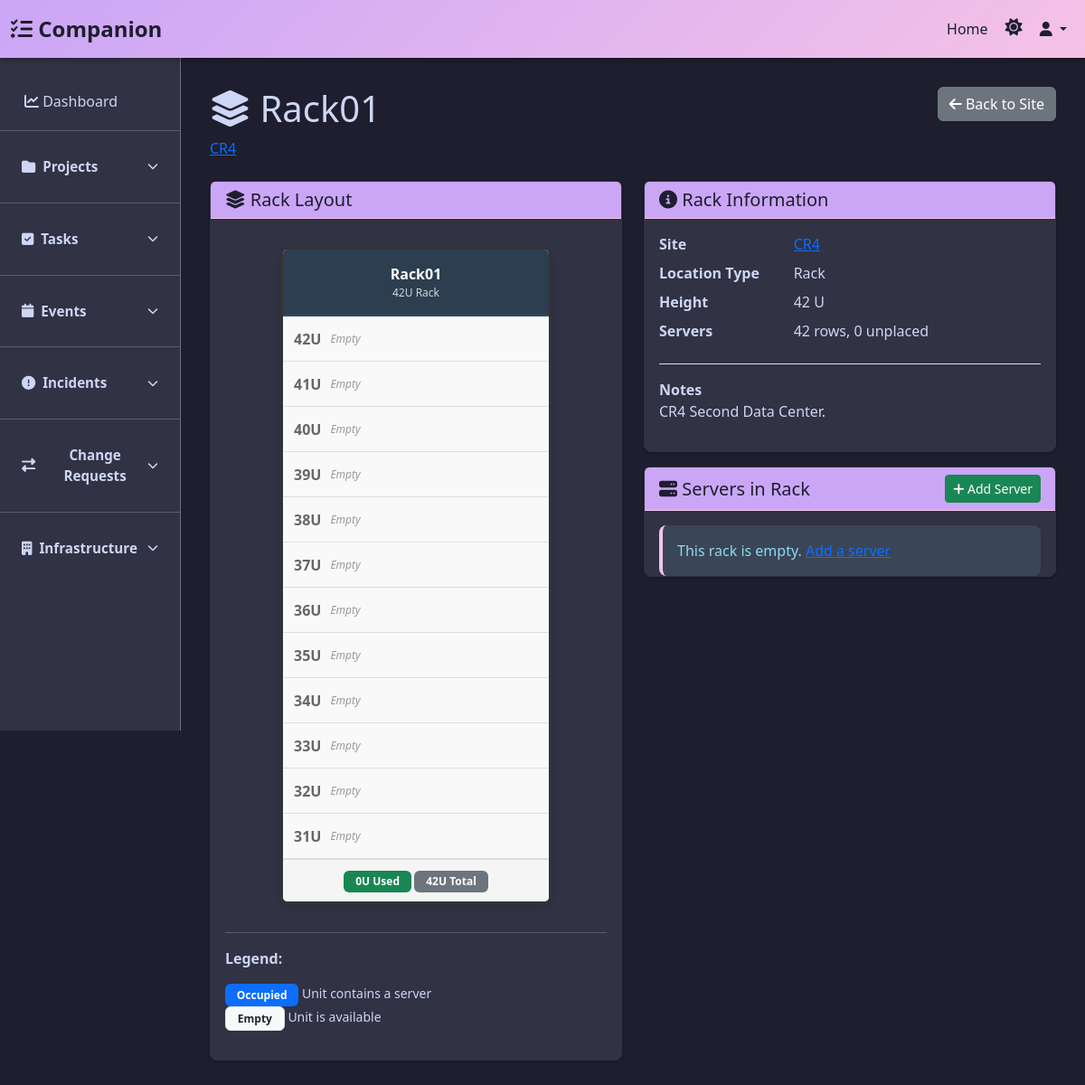
Page /infrastructure/racks/3/ on the committed database.
### inframan/models.py (models this page shows, shortened)
class Location(models.Model):
    site = models.ForeignKey(Site, on_delete=models.CASCADE, related_name='locations')
    name = models.CharField(max_length=100)
    location_type = models.CharField(
        max_length=20,
        choices=[
            ('rack', 'Rack'),
            ('room', 'Room'),
            ('cabinet', 'Cabinet'),
            ('cage', 'Cage'),
            ('other', 'Other'),
        ],
        default='rack'
    )
    row = models.CharField(max_length=20, blank=True, null=True)
    number = models.CharField(max_length=20, blank=True, null=True)
    capacity = models.IntegerField(blank=True, null=True, help_text="Number of U height")
    notes = models.TextField(blank=True, null=True)
    created_at = models.DateTimeField(auto_now_add=True)
    updated_at = models.DateTimeField(auto_now=True)
    class Meta:
        ordering = ['site', 'name']
        verbose_name = 'Location'
        verbose_name_plural = 'Locations'

class Site(models.Model):
    name = models.CharField(max_length=255, unique=True)
    code = models.CharField(max_length=20, unique=True)
    country = models.ForeignKey(Country, on_delete=models.PROTECT, related_name='sites')
    city = models.CharField(max_length=100)
    address = models.TextField(blank=True, null=True)
    phone = models.CharField(max_length=20, blank=True, null=True)
    contact_person = models.CharField(max_length=255, blank=True, null=True)
    contact_email = models.EmailField(blank=True, null=True)
    notes = models.TextField(blank=True, null=True)
    created_at = models.DateTimeField(auto_now_add=True)
    updated_at = models.DateTimeField(auto_now=True)
    class Meta:
        ordering = ['name']
        verbose_name = 'Site'
        verbose_name_plural = 'Sites'

### inframan/views.py (the view)
# urls.py: path('racks/<int:pk>/', views.rack_detail, name='rack_detail'),
def rack_detail(request, pk):
    location = get_object_or_404(Location, pk=pk)
    height = location.capacity or 42
    servers = list(location.servers.all())
    slot_map = {}
    unassigned = []
    for srv in servers:
        if srv.rack_position:
            for u in range(srv.rack_position, srv.rack_position + (srv.rack_units or 1)):
                slot_map[u] = srv
        else:
            unassigned.append(srv)
    rows = []
    u = height
    while u >= 1:
        srv = slot_map.get(u)
        if srv and srv.rack_position == u:
            span = srv.rack_units or 1
            rows.append({'u': u, 'server': srv, 'span': span, 'empty': False})
            u -= span
        elif srv:
            u -= 1  # continuation slot, already covered by the block above
        else:
            rows.append({'u': u, 'server': None, 'span': 1, 'empty': True})
            u -= 1
    return render(request, 'inframan/rack_detail.html', {
        'location': location,
        'height': height,
        'rows': rows,
        'unassigned': unassigned,
        'placed': sorted([s for s in servers if s.rack_position], key=lambda s: -s.rack_position),
        'used_units': sum(s.rack_units or 1 for s in servers if s.rack_position),
    })

### templates/inframan/rack_detail.html (shortened to what this page needs)
{% extends 'shiro/base.html' %}
{% block content %}
<div class="row mb-4">
    <div class="col-lg-8">
        <h1 class="mb-2"><i class="fas fa-layer-group"></i> {{ location.name }}</h1>
        <p class="text-muted mb-0">
            <a href="{% url 'inframan:site_detail' location.site.pk %}">{{ location.site.name }}</a>
        </p>
    </div>
    <div class="col-lg-4 text-end">
        <a href="{% url 'inframan:site_detail' location.site.pk %}" class="btn btn-secondary">
            <i class="fas fa-arrow-left"></i> Back to Site
        </a>
    </div>
</div>
<div class="row">
    <div class="col-lg-6 mb-4">
        <div class="card">
            <div class="card-header"><h5 class="mb-0"><i class="fas fa-layer-group"></i> Rack Layout</h5></div>
            <div class="card-body">
                <div class="rack-visualization">
                    <div class="rack-container">
                        <div class="rack-header">
                            <div class="rack-title">{{ location.name }}</div>
                            <div class="rack-units-label">{{ height }}U Rack</div>
                        </div>
                        <div class="rack-body">
                            {% for row in rows %}
                                {% if row.empty %}
                                <div class="rack-unit" data-unit="{{ row.u }}">
                                    <div class="unit-number">{{ row.u }}U</div>
                                    <div class="empty-slot">Empty</div>
                                </div>
                                {% endif %}
                            {% endfor %}
                        </div>
                        <div class="rack-footer">
                            <small>
                                <span class="badge bg-success">{{ used_units }}U Used</span>
                                <span class="badge bg-secondary">{{ height|add:"0" }}U Total</span>
                            </small>
                        </div>
                    </div>
                </div>
                <hr>
                <div class="rack-legend">
                    <p><strong>Legend:</strong></p>
                    <ul class="small list-unstyled">
                        <li><span class="badge bg-primary">Occupied</span> Unit contains a server</li>
                        <li><span class="badge bg-light border text-dark">Empty</span> Unit is available</li>
                    </ul>
                </div>
            </div>
        </div>
    </div>
    <div class="col-lg-6 mb-4">
        <div class="card mb-3">
            <div class="card-header"><h5 class="mb-0"><i class="fas fa-info-circle"></i> Rack Information</h5></div>
            <div class="card-body">
                <dl class="row">
                    <dt class="col-sm-4">Site</dt>
                    <dd class="col-sm-8"><a href="{% url 'inframan:site_detail' location.site.pk %}">{{ location.site.name }}</a></dd>
                    <dt class="col-sm-4">Location Type</dt>
                    <dd class="col-sm-8">{{ location.get_location_type_display }}</dd>
                    <dt class="col-sm-4">Height</dt>
                    <dd class="col-sm-8">{{ height }} U</dd>
                    <dt class="col-sm-4">Servers</dt>
                    <dd class="col-sm-8">{{ rows|length|add:"0" }} rows, {{ unassigned|length }} unplaced</dd>
                </dl>
                {% if location.notes %}<div class="border-top pt-3"><strong>Notes</strong><p>{{ location.notes }}</p></div>{% endif %}
            </div>
        </div>
        <div class="card">
            <div class="card-header d-flex justify-content-between align-items-center">
                <h5 class="mb-0"><i class="fas fa-server"></i> Servers in Rack</h5>
                <a href="{% url 'inframan:server_create' %}" class="btn btn-sm btn-success"><i class="fas fa-plus"></i> Add Server</a>
            </div>
            <div class="card-body p-0">
                {% if placed or unassigned %}
                <div class="table-responsive">
                    <table class="table table-hover mb-0">
                        <thead class="table-light"><tr><th>U Position</th><th>Server Name</th><th>Height</th><th>Actions</th></tr></thead>
                        <tbody>
                            {% for srv in placed %}
                            <tr>
                                <td><strong>{{ srv.rack_position }}U</strong></td>
                                <td><a href="{% url 'inframan:server_detail' srv.pk %}">{{ srv.name }}</a></td>
                                <td><span class="badge bg-secondary">{{ srv.rack_units }}U</span></td>
                                <td><a href="{% url 'inframan:server_edit' srv.pk %}" class="btn btn-sm btn-warning"><i class="fas fa-pen"></i></a></td>
                            </tr>
                            {% endfor %}
                            {% for srv in unassigned %}
                            <tr class="table-warning">
                                <td><em>Unplaced</em></td>
                                <td><a href="{% url 'inframan:server_detail' srv.pk %}">{{ srv.name }}</a></td>
                                <td><span class="badge bg-secondary">{{ srv.rack_units }}U</span></td>
                                <td><a href="{% url 'inframan:server_edit' srv.pk %}" class="btn btn-sm btn-outline-primary"><i class="fas fa-location-dot"></i> Place</a></td>
                            </tr>
                            {% endfor %}
                        </tbody>
                    </table>
                </div>
                {% else %}
                <div class="alert alert-info m-3 mb-0">This rack is empty. <a href="{% url 'inframan:server_create' %}">Add a server</a></div>
                {% endif %}
            </div>
        </div>
    </div>
</div>
{% endblock %}

### templates/shiro/base.html (style rules this page uses)
:root { --dracula-background-light: #f7ede1; --dracula-foreground-light: #2d2a26; --dracula-selection-light: #ffffff; --dracula-comment-light: #8a8378; --dracula-red-light: #e5484d; --dracula-orange-light: #f5822a; --dracula-yellow-light: #d4a017; --dracula-green-light: #2fae5a; --dracula-purple-light: #f5822a; --dracula-cyan-light: #f5822a; --dracula-pink-light: #f5822a; --dracula-background: #1e1e2e; --dracula-foreground: #cdd6f4; --dracula-selection: #313244; --dracula-comment: #6c7086; --dracula-red: #f38ba8; --dracula-orange: #fab387; --dracula-yellow: #f9e2af; --dracula-green: #a6e3a1; --dracula-purple: #cba6f7; --dracula-cyan: #89dceb; --dracula-pink: #f5c2e7; }
body { font-family: 'Segoe UI', Tahoma, Geneva, Verdana, sans-serif; background-color: var(--dracula-background); color: var(--dracula-foreground); transition: background-color 0.3s ease, color 0.3s ease; }
.card { border: 1px solid var(--dracula-selection); background-color: var(--dracula-selection); color: var(--dracula-foreground); box-shadow: 0 1px 3px rgba(0,0,0,0.3); border-radius: 0.5rem; transition: all 0.3s ease; margin-bottom: 1.5rem; }
.card-header { background-color: var(--dracula-purple); color: #1e1e2e; border-bottom: 1px solid var(--dracula-pink); font-weight: 600; }
.badge { padding: 0.4rem 0.8rem; font-size: 0.75rem; font-weight: 600; }
.alert { border: none; border-radius: 0.5rem; border-left: 4px solid var(--dracula-pink); }
.alert-info { background-color: rgba(139, 233, 253, 0.1); color: var(--dracula-cyan); }

### templates/inframan/rack_detail.html (style rules this page uses)
.rack-visualization { display:flex;justify-content:center;padding:15px 0 }
.rack-container { background:linear-gradient(to right,#f5f5f5,#ffffff);border:3px solid #333;border-radius:8px;overflow:hidden;min-width:300px;box-shadow:0 4px 8px rgba(0,0,0,0.1) }
.rack-header { background:#2c3e50;color:white;padding:15px;text-align:center;border-bottom:2px solid #34495e }
.rack-title { font-weight:bold;font-size:16px }
.rack-units-label { font-size:12px;opacity:0.8 }
.rack-body { min-height:400px;max-height:600px;overflow-y:auto }
.rack-unit { display:flex;align-items:center;justify-content:space-between;padding:8px 12px;border-bottom:1px solid #ddd;background-color:#f9f9f9;min-height:50px;transition:background-color 0.2s }
.unit-number { font-weight:bold;color:#666;min-width:40px;text-align:right;padding-right:10px }
.empty-slot { flex:1;color:#999;font-style:italic;font-size:12px }
.rack-footer { background:#f5f5f5;padding:10px 15px;border-top:1px solid #ddd;text-align:center }

### rows in the picture
Location: name "Rack01", site.name "CR4", location_type "Rack", notes "CR4 Second Data Center."

### other values in the picture
{{ height }} "42"
{{ row.u }} "42" "41" "40" "39" "38" "37" "36" "35" "34" "33" "32" "31"
{{ used_units }} "0"
{{ height|add:"0" }} "42"
{{ rows|length|add:"0" }} "42"
{{ unassigned|length }} "0"
